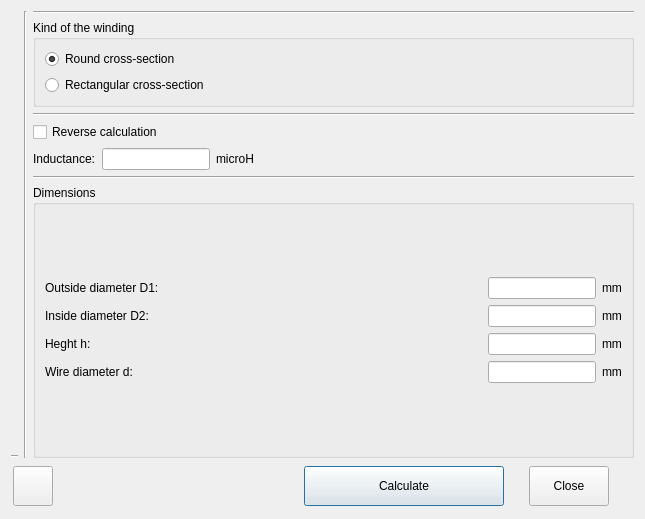
<?xml version="1.0" encoding="UTF-8"?>
<ui version="4.0">
 <class>AirCoreToroid</class>
 <widget class="QDialog" name="AirCoreToroid">
  <property name="windowModality">
   <enum>Qt::WindowModal</enum>
  </property>
  <property name="geometry">
   <rect>
    <x>0</x>
    <y>0</y>
    <width>645</width>
    <height>519</height>
   </rect>
  </property>
  <property name="windowTitle">
   <string>Air core toroid coil</string>
  </property>
  <property name="windowIcon">
   <iconset resource="res.qrc">
    <normaloff>:/menu_ico/res/ico1-ferrite.png</normaloff>:/menu_ico/res/ico1-ferrite.png</iconset>
  </property>
  <property name="locale">
   <locale language="English" country="UnitedStates"/>
  </property>
  <layout class="QVBoxLayout" name="verticalLayout">
   <item>
    <layout class="QHBoxLayout" name="horizontalLayout">
     <item>
      <layout class="QVBoxLayout" name="verticalLayout_5">
       <property name="sizeConstraint">
        <enum>QLayout::SetMinimumSize</enum>
       </property>
       <item>
        <widget class="QLabel" name="image">
         <property name="sizePolicy">
          <sizepolicy hsizetype="Fixed" vsizetype="Preferred">
           <horstretch>0</horstretch>
           <verstretch>0</verstretch>
          </sizepolicy>
         </property>
         <property name="text">
          <string notr="true"/>
         </property>
         <property name="pixmap">
          <pixmap resource="res.qrc">:/images/res/toroid-round.png</pixmap>
         </property>
         <property name="alignment">
          <set>Qt::AlignCenter</set>
         </property>
        </widget>
       </item>
       <item>
        <widget class="Line" name="line_5">
         <property name="sizePolicy">
          <sizepolicy hsizetype="Minimum" vsizetype="Fixed">
           <horstretch>0</horstretch>
           <verstretch>0</verstretch>
          </sizepolicy>
         </property>
         <property name="orientation">
          <enum>Qt::Horizontal</enum>
         </property>
        </widget>
       </item>
      </layout>
     </item>
     <item>
      <widget class="Line" name="line_2">
       <property name="orientation">
        <enum>Qt::Vertical</enum>
       </property>
      </widget>
     </item>
     <item>
      <layout class="QVBoxLayout" name="verticalLayout_2">
       <item>
        <widget class="Line" name="line_4">
         <property name="orientation">
          <enum>Qt::Horizontal</enum>
         </property>
        </widget>
       </item>
       <item>
        <widget class="QGroupBox" name="groupBox_3">
         <property name="title">
          <string>Kind of the winding</string>
         </property>
         <layout class="QVBoxLayout" name="verticalLayout_6">
          <item>
           <widget class="QRadioButton" name="radioButton_round">
            <property name="text">
             <string>Round cross-section</string>
            </property>
            <property name="checked">
             <bool>true</bool>
            </property>
           </widget>
          </item>
          <item>
           <widget class="QRadioButton" name="radioButton_rect">
            <property name="text">
             <string>Rectangular cross-section</string>
            </property>
           </widget>
          </item>
         </layout>
        </widget>
       </item>
       <item>
        <widget class="Line" name="line">
         <property name="orientation">
          <enum>Qt::Horizontal</enum>
         </property>
        </widget>
       </item>
       <item>
        <widget class="QCheckBox" name="checkBox_isReverce">
         <property name="text">
          <string>Reverse calculation</string>
         </property>
        </widget>
       </item>
       <item>
        <layout class="QGridLayout" name="gridLayout">
         <item row="0" column="0">
          <widget class="QLabel" name="label_N">
           <property name="text">
            <string notr="true">Inductance:</string>
           </property>
           <property name="wordWrap">
            <bool>true</bool>
           </property>
          </widget>
         </item>
         <item row="0" column="1">
          <widget class="QLineEdit" name="lineEdit_N">
           <property name="sizePolicy">
            <sizepolicy hsizetype="Fixed" vsizetype="Fixed">
             <horstretch>0</horstretch>
             <verstretch>0</verstretch>
            </sizepolicy>
           </property>
          </widget>
         </item>
         <item row="0" column="3">
          <spacer name="horizontalSpacer">
           <property name="orientation">
            <enum>Qt::Horizontal</enum>
           </property>
           <property name="sizeHint" stdset="0">
            <size>
             <width>40</width>
             <height>20</height>
            </size>
           </property>
          </spacer>
         </item>
         <item row="0" column="2">
          <widget class="QLabel" name="label_N_m">
           <property name="text">
            <string notr="true">microH</string>
           </property>
          </widget>
         </item>
        </layout>
       </item>
       <item>
        <widget class="Line" name="line_3">
         <property name="orientation">
          <enum>Qt::Horizontal</enum>
         </property>
        </widget>
       </item>
       <item>
        <widget class="QGroupBox" name="groupBox_2">
         <property name="sizePolicy">
          <sizepolicy hsizetype="Expanding" vsizetype="Expanding">
           <horstretch>0</horstretch>
           <verstretch>0</verstretch>
          </sizepolicy>
         </property>
         <property name="title">
          <string>Dimensions</string>
         </property>
         <layout class="QVBoxLayout" name="verticalLayout_4">
          <item>
           <layout class="QGridLayout" name="gridLayout_2">
            <item row="0" column="1">
             <widget class="QLineEdit" name="lineEdit_1">
              <property name="sizePolicy">
               <sizepolicy hsizetype="Fixed" vsizetype="Fixed">
                <horstretch>0</horstretch>
                <verstretch>0</verstretch>
               </sizepolicy>
              </property>
             </widget>
            </item>
            <item row="1" column="2">
             <widget class="QLabel" name="label_02">
              <property name="sizePolicy">
               <sizepolicy hsizetype="Fixed" vsizetype="Preferred">
                <horstretch>0</horstretch>
                <verstretch>0</verstretch>
               </sizepolicy>
              </property>
              <property name="text">
               <string notr="true">mm</string>
              </property>
             </widget>
            </item>
            <item row="1" column="0">
             <widget class="QLabel" name="label_2">
              <property name="text">
               <string notr="true">Inside diameter D2:</string>
              </property>
              <property name="wordWrap">
               <bool>true</bool>
              </property>
             </widget>
            </item>
            <item row="0" column="0">
             <widget class="QLabel" name="label_1">
              <property name="text">
               <string notr="true">Outside diameter D1:</string>
              </property>
              <property name="wordWrap">
               <bool>true</bool>
              </property>
             </widget>
            </item>
            <item row="1" column="1">
             <widget class="QLineEdit" name="lineEdit_2">
              <property name="sizePolicy">
               <sizepolicy hsizetype="Fixed" vsizetype="Fixed">
                <horstretch>0</horstretch>
                <verstretch>0</verstretch>
               </sizepolicy>
              </property>
             </widget>
            </item>
            <item row="0" column="2">
             <widget class="QLabel" name="label_01">
              <property name="sizePolicy">
               <sizepolicy hsizetype="Fixed" vsizetype="Preferred">
                <horstretch>0</horstretch>
                <verstretch>0</verstretch>
               </sizepolicy>
              </property>
              <property name="text">
               <string notr="true">mm</string>
              </property>
             </widget>
            </item>
            <item row="2" column="1">
             <widget class="QLineEdit" name="lineEdit_3">
              <property name="sizePolicy">
               <sizepolicy hsizetype="Fixed" vsizetype="Fixed">
                <horstretch>0</horstretch>
                <verstretch>0</verstretch>
               </sizepolicy>
              </property>
             </widget>
            </item>
            <item row="2" column="0">
             <widget class="QLabel" name="label_3">
              <property name="text">
               <string notr="true">Heght h:</string>
              </property>
              <property name="wordWrap">
               <bool>true</bool>
              </property>
             </widget>
            </item>
            <item row="2" column="2">
             <widget class="QLabel" name="label_03">
              <property name="sizePolicy">
               <sizepolicy hsizetype="Fixed" vsizetype="Preferred">
                <horstretch>0</horstretch>
                <verstretch>0</verstretch>
               </sizepolicy>
              </property>
              <property name="text">
               <string notr="true">mm</string>
              </property>
             </widget>
            </item>
            <item row="3" column="0">
             <widget class="QLabel" name="label_4">
              <property name="text">
               <string notr="true">Wire diameter d:</string>
              </property>
             </widget>
            </item>
            <item row="3" column="1">
             <widget class="QLineEdit" name="lineEdit_4">
              <property name="sizePolicy">
               <sizepolicy hsizetype="Fixed" vsizetype="Fixed">
                <horstretch>0</horstretch>
                <verstretch>0</verstretch>
               </sizepolicy>
              </property>
             </widget>
            </item>
            <item row="3" column="2">
             <widget class="QLabel" name="label_04">
              <property name="text">
               <string>mm</string>
              </property>
             </widget>
            </item>
           </layout>
          </item>
         </layout>
        </widget>
       </item>
      </layout>
     </item>
    </layout>
   </item>
   <item>
    <layout class="QHBoxLayout" name="horizontalLayout_2">
     <property name="spacing">
      <number>25</number>
     </property>
     <property name="leftMargin">
      <number>2</number>
     </property>
     <property name="topMargin">
      <number>2</number>
     </property>
     <property name="rightMargin">
      <number>25</number>
     </property>
     <property name="bottomMargin">
      <number>2</number>
     </property>
     <item>
      <widget class="QPushButton" name="pushButton_help">
       <property name="minimumSize">
        <size>
         <width>40</width>
         <height>40</height>
        </size>
       </property>
       <property name="maximumSize">
        <size>
         <width>40</width>
         <height>40</height>
        </size>
       </property>
       <property name="text">
        <string/>
       </property>
       <property name="icon">
        <iconset resource="res.qrc">
         <normaloff>:/menu_ico/res/icons8-help-32.png</normaloff>:/menu_ico/res/icons8-help-32.png</iconset>
       </property>
       <property name="autoDefault">
        <bool>false</bool>
       </property>
      </widget>
     </item>
     <item>
      <spacer name="horizontalSpacer_2">
       <property name="orientation">
        <enum>Qt::Horizontal</enum>
       </property>
       <property name="sizeHint" stdset="0">
        <size>
         <width>40</width>
         <height>20</height>
        </size>
       </property>
      </spacer>
     </item>
     <item>
      <widget class="QPushButton" name="pushButton_calculate">
       <property name="minimumSize">
        <size>
         <width>200</width>
         <height>40</height>
        </size>
       </property>
       <property name="text">
        <string>Calculate</string>
       </property>
       <property name="icon">
        <iconset resource="res.qrc">
         <normaloff>:/menu_ico/res/icons8-enter-key-64.png</normaloff>:/menu_ico/res/icons8-enter-key-64.png</iconset>
       </property>
       <property name="shortcut">
        <string notr="true">Enter</string>
       </property>
       <property name="autoDefault">
        <bool>false</bool>
       </property>
       <property name="default">
        <bool>true</bool>
       </property>
      </widget>
     </item>
     <item>
      <widget class="QPushButton" name="pushButton_close">
       <property name="minimumSize">
        <size>
         <width>0</width>
         <height>40</height>
        </size>
       </property>
       <property name="text">
        <string>Close</string>
       </property>
       <property name="icon">
        <iconset resource="res.qrc">
         <normaloff>:/menu_ico/res/icons8-unavailable-32.png</normaloff>:/menu_ico/res/icons8-unavailable-32.png</iconset>
       </property>
       <property name="shortcut">
        <string notr="true">Esc</string>
       </property>
       <property name="autoDefault">
        <bool>false</bool>
       </property>
      </widget>
     </item>
    </layout>
   </item>
  </layout>
 </widget>
 <resources>
  <include location="res.qrc"/>
 </resources>
 <connections/>
</ui>
